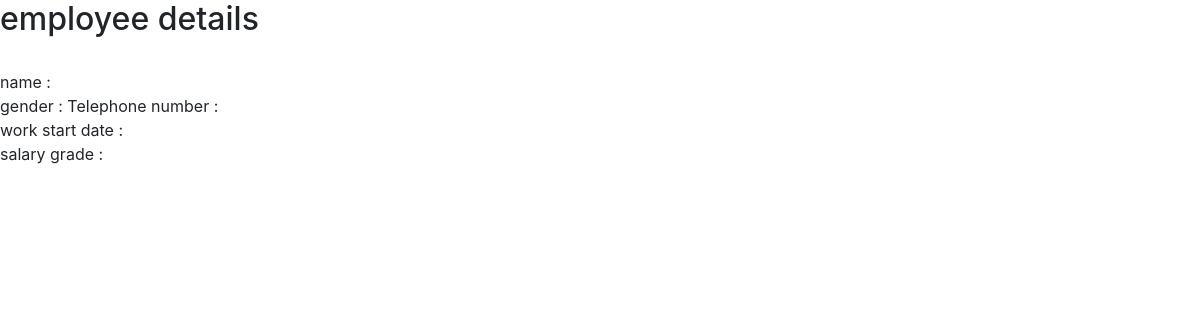
Before: /user/employee.php?id=17 with the older database file.
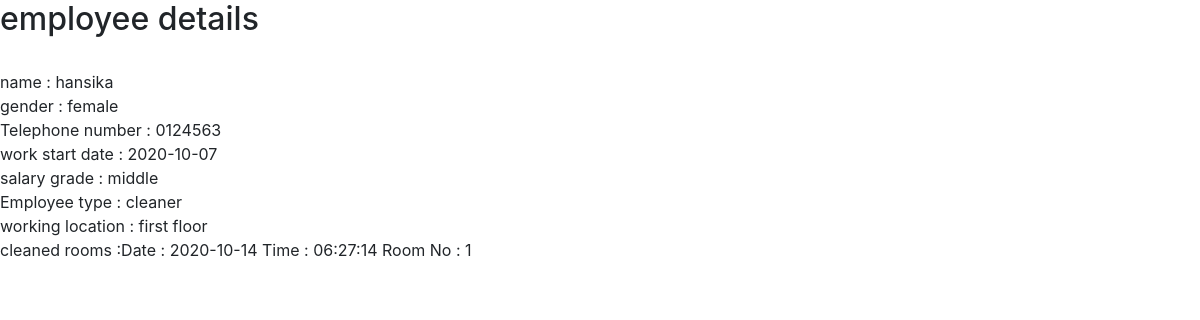
After: the same page with the newer database file.
### tables this page shows
CREATE TABLE `employee` (
  `empId` int(3) NOT NULL,
  `name` varchar(50) NOT NULL,
  `gender` int(1) NOT NULL COMMENT 'male = 1 female = 2',
  `tpNo` varchar(10) NOT NULL,
  `salaryGrade` int(1) NOT NULL COMMENT 'low = 1 middle = 2 high = 3',
  `wsd` date NOT NULL,
  `facilityId` int(3) DEFAULT NULL,
  `id` int(3) NOT NULL,
  `type` int(1) NOT NULL COMMENT 'management = 1 kitchen staff = 2 cleaning staff = 3 receptionist = 4 '
);

CREATE TABLE `cleaner` (
  `empId` int(4) NOT NULL,
  `location` varchar(50) NOT NULL
);

CREATE TABLE `roomClean` (
  `empId` int(3) NOT NULL,
  `roomNo` int(3) NOT NULL,
  `date` date NOT NULL,
  `time` time NOT NULL
);

### user/employee.php (the view, shortened to what this page needs)
<?php
require_once ('../DB/DB.php');
require_once('../include/header.php');
$gId = $_GET["id"];
$detEmp = $conn->query("select * from employee where id = {$gId}");
$emp = mysqli_fetch_assoc($detEmp);
$type = $emp["type"];
$id = $emp["empId"];
echo "<h2>employee details</h2><br>";
echo "name : ".$emp["name"]."<br> gender : ";
if($emp["gender"] == 1){
    echo "male<br>";
}
elseif($emp["gender"] == 2){
    echo "female<br>";
}
echo "Telephone number : ".$emp["tpNo"]."<br> work start date : ".$emp["wsd"]."<br>";
echo "salary grade : ";
if($emp["salaryGrade"] == 1){
    echo "low<br>";
}
elseif($emp["salaryGrade"] == 2){
    echo "middle<br>";
}
elseif($emp["salaryGrade"] == 3){
    echo "high<br>";
}
if($type == 1){
    $detSub = $conn->query("select * from manager where empId = {$id};");
    $man = mysqli_fetch_assoc($detSub);
    $grade = $man["grade"];
    echo "employee type : Manager <br>Desgnation : ";
    echo $man["designation"]."<br>";
    echo "Grade : ";
    if($man["grade"]==1){
        echo "junior <br>";
    }
    elseif($man["grade"]==2){
        echo "senior <br>";
    }
    echo "<br><h5> all employee details</h5>";
    $em = $conn->query("select * from employee");
    while($emp = mysqli_fetch_assoc($em)){
        $type = $emp["type"];
        $id = $emp["empId"];
        echo "name : ".$emp["name"]."<br> gender : ";
        if($emp["gender"] == 1){
            echo "male<br>";
        }
        elseif($emp["gender"] == 2){
            echo "female<br>";
        }
        echo "Telephone number : ".$emp["tpNo"]."<br> work start date : ".$emp["wsd"]."<br>";
        echo "salary grade : ";
        if($emp["salaryGrade"] == 1){
            echo "low<br>";
        }
        elseif($emp["salaryGrade"] == 2){
            echo "middle<br>";
        }
        elseif($emp["salaryGrade"] == 3){
            echo "high<br>";
        }
        echo "<br>";
    }
}
elseif($type == 3){
    $de = $conn->query("select * from cleaner where empId = {$id}");
    $clean = mysqli_fetch_assoc($de);
    echo "Employee type : cleaner <br>";
    echo "working location : ".$clean["location"]."<br>cleaned rooms :";
$de1 = $conn->query("select * from roomClean where empId = '{$id}';");
while($row = mysqli_fetch_assoc($de1)){
    echo "Date : ".$row["date"]." Time : ".$row["time"]." Room No : ".$row["roomNo"];
}
}
require_once('../include/footer.php');
?>

Changed rows visible on the page:
added employee: name "hansika", tpNo "0124563", wsd "2020-10-07"
added cleaner: location "first floor"
added roomclean: date "2020-10-14", time "06:27:14", roomNo "1"
Other visible differences:
text now shown: "female middle Employee type : cleaner working location : cleaned rooms :"
